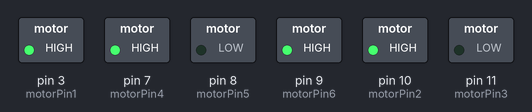
Recording of a sketch running on a simulated Arduino Uno, built with avr-gcc and run on an emulated ATmega328P. Parts: switched loads named in the sketch (green lamp = pin HIGH).

Above: at 0.1 s.
Timing chart, 0 to 1.6 s (numbered marks = the images above):
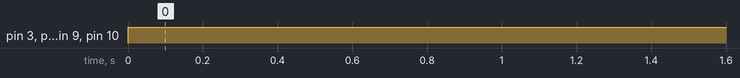

The sketch:

Code_Two-wheel_robot_base.ino
```cpp
/* Motor drive design and implementation for two-wheel robot base.

25 june 2021 _ Eng.Odai Farhat

*/

// Define the pin numbers

int motorPin1 = 3;     //Right Enable 3 & 4.
int motorPin2 = 10;    //Right input3 Contact pin10.
int motorPin3 = 11;    //Right input4 Contact pin11.
int motorPin4 = 7;     //left  input2 Contact pin7.
int motorPin5 = 8;     //left  input1 Contact pin8.
int motorPin6 = 9;     //left  Enable 1 & 2 Contact pin9.


void setup() {

  // Set the pin modes of the above IO pins to OUTPUT.

  pinMode(motorPin1, OUTPUT);
  pinMode(motorPin2, OUTPUT);
  pinMode(motorPin3, OUTPUT);
  pinMode(motorPin4, OUTPUT);
  pinMode(motorPin5, OUTPUT);
  pinMode(motorPin6, OUTPUT);
}

void loop() {

  // Turn the motor in one direction.

  digitalWrite(motorPin1, HIGH);       //HIGH Enable 3 & 4 Contact pin3.
  digitalWrite(motorPin2, HIGH);       //input3 Contact pin10.
  digitalWrite(motorPin3, LOW);        //input4 Contact pin11.
  digitalWrite(motorPin4, HIGH);       //input2 Contact pin7.
  digitalWrite(motorPin5, LOW);        //input1 Contact pin8.
  digitalWrite(motorPin6, HIGH);       //HIGH Enable 1 & 2 Contact pin9.
}
```

Measured:
- by itself, pin 3 (motorPin1), pin 7 (motorPin4), pin 9 (motorPin6), pin 10 (motorPin2): LOW → HIGH at 0.00 s
